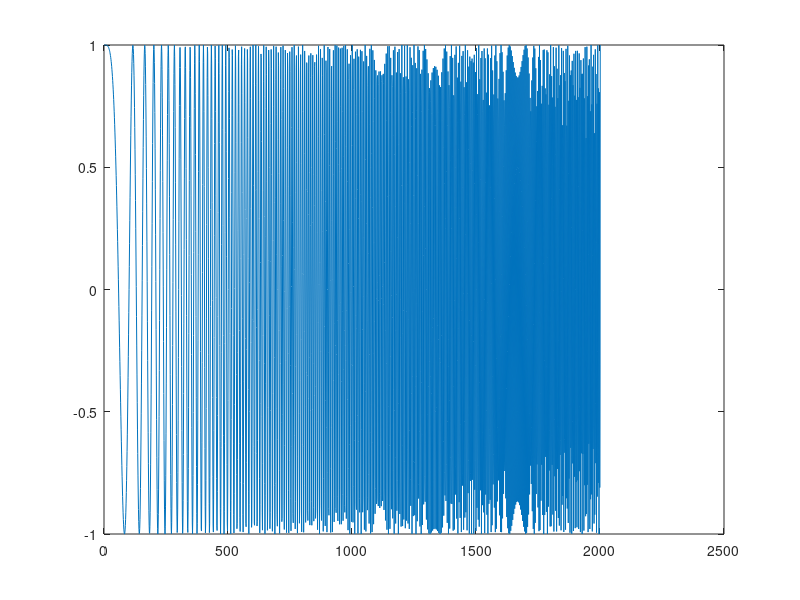

The MATLAB script that drew this image: (Note: this script raises an error after producing the figure.)
t = 0:0.001:2;            % 2 secs @ 1kHz sample rate
y = chirp(t,0,1,150);     % Start @ DC, 
                          %   cross 150Hz at t=1 sec
plot(y);
figure
spectrogram(y,256,250,256,1E3,'yaxis') 